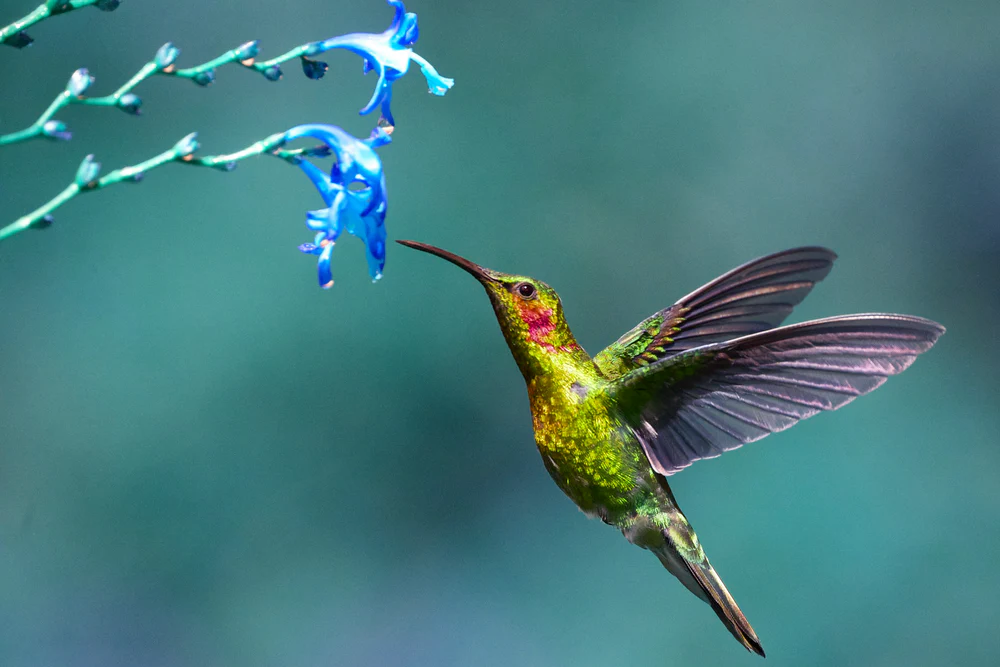
#> input picture Data/hummingbird.jpg, 1000 x 667 px
$ jupyter execute --allow-errors calculator.ipynb
#> lines starting #> are read from the running program, lines starting #| are printed output that depends on the picture
[cell 1]
import cv2 as cv
import numpy as np
import matplotlib.pyplot as plt

#my functions
from Plot import plot_cv, plot_img

[cell 2]
path = "../../../Data/hummingbird.jpg"
path2 = "../../../Data/tree.png"
img = cv.imread(path, cv.IMREAD_COLOR_RGB)
#> img is the input picture: shape (667, 1000, 3); mean B, G, R 126.2, 123.9, 70.5
img2 = cv.imread(path2, cv.IMREAD_COLOR_RGB)
#> (the rest of this cell did not finish here and is left out)

[cell 3]
size_img = 500
img = cv.resize(img, (size_img, size_img))
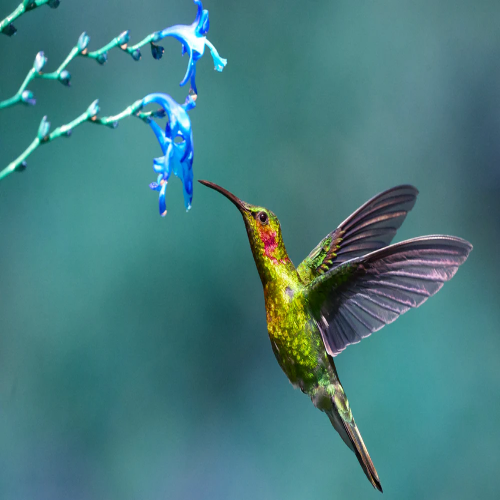
#> img: shape (500, 500, 3); mean B, G, R 126.1, 123.7, 70.3
#> (the rest of this cell did not finish here and is left out)

#> (a cell that did not finish here is left out)

#> (a cell that did not finish here is left out)

[cell 6]
def sum_images(imgA, imgB, alpha = 0.5):
#> called with alpha = 0.5
    beta = 1 - alpha
    height, width, channels = imgA.shape
#> height = 500; width = 500; channels = 3
    height2, width2, _ = imgB.shape

    #print(f"img1 {len(imgA.shape)}, img2: {len(imgB.shape)}")

    if height != height2 or width != width2:
        return

    out = np.zeros((height, width, channels), dtype = np.uint8)

    for i in range(width):
        for j in range(height):
            out[i, j] = np.clip(alpha * imgA[i, j] + beta * imgB[i, j], 0, 255)

    return out

#> (a cell that did not finish here is left out)

[cell 8]
def subtract_image(imgA, imgB):
    height, width, channels = imgA.shape
#> height = 500; width = 500; channels = 3
    height2, width2, _ = imgB.shape

    #print(f"img1 {len(imgA.shape)}, img2: {len(imgB.shape)}")

    if height != height2 or width != width2:
        return

    out = np.zeros((height, width, channels), dtype = np.uint8)

    for i in range(width):
        for j in range(height):
            #out[i, j] = np.clip(imgA[i, j]- imgB[i, j], 0, 255)
            out[i, j] = imgA[i, j]- imgB[i, j]
    return out

#> (a cell that did not finish here is left out)

[cell 10]
def sum_value(img, value = 100):
#> called with value = 100
    height, width, channels = img.shape
#> height = 500; width = 500; channels = 3

    out = np.zeros((height, width, channels), dtype = np.uint8)

    for i in range(width):
        for j in range(height):
            out[i, j] = np.clip(img[i, j] + value, 0, 255)
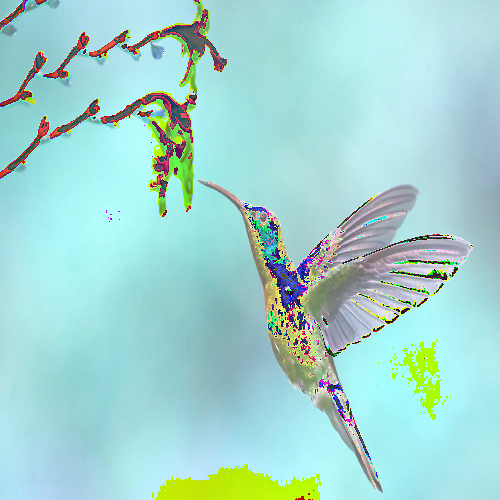
#> out: shape (500, 500, 3); mean B, G, R 209.3, 213.6, 163.6

    return out

[cell 11]
sum = sum_value(img)
#> (the rest of this cell did not finish here and is left out)

[cell 12]
def subtract_value(img, value = 100):
#> called with value = 50
    height, width, channels = img.shape
#> height = 500; width = 500; channels = 3

    out = np.zeros((height, width, channels), dtype = np.uint8)

    for i in range(width):
        for j in range(height):
            out[i, j] = np.clip(img[i, j] - value, 0, 255)
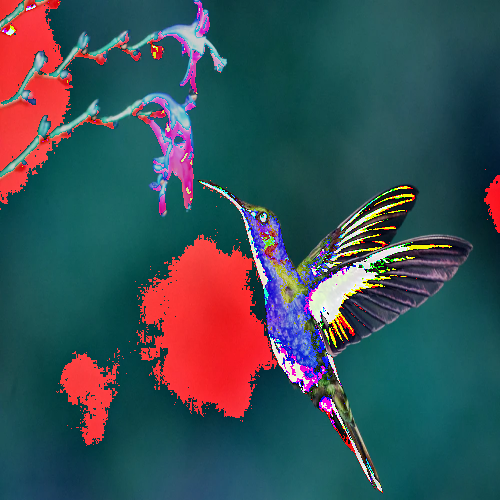
#> out: shape (500, 500, 3); mean B, G, R 86.2, 79.9, 59.5

    return out

[cell 13]
rest = subtract_value(img, 50)
#> (the rest of this cell did not finish here and is left out)

[cell 14]
def negative(img, white = 255):
#> called with white = 255
    height, width, channels = img.shape
#> height = 500; width = 500; channels = 3

    out = np.zeros((height, width, channels), dtype = np.uint8)

    for i in range(width):
        for j in range(height):
            out[i, j] = np.clip(abs(white - img[i, j]), 0, 255)
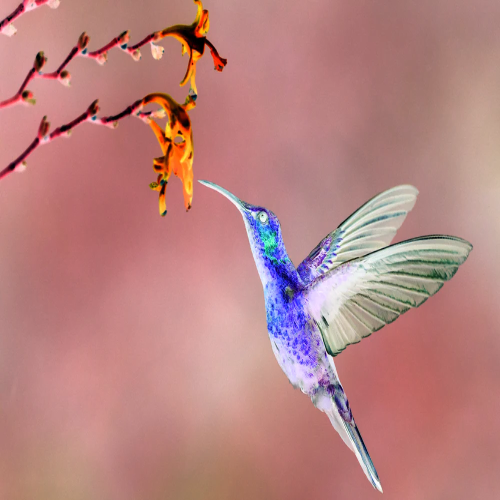
#> out: shape (500, 500, 3); mean B, G, R 128.9, 131.3, 184.7

    return out

[cell 15]
neg = negative(img)
#> (the rest of this cell did not finish here and is left out)

[cell 16]
def square_image(img):
    img_float32 = img.astype(np.float32)
    height, width, channels = img.shape
    out = np.zeros((height, width, channels), dtype=np.uint8)

    for i in range(width):
        for j in range(height):
            out[i, j] = np.clip(img_float32[i, j]**2 / 255, 0, 255).astype(np.uint8)
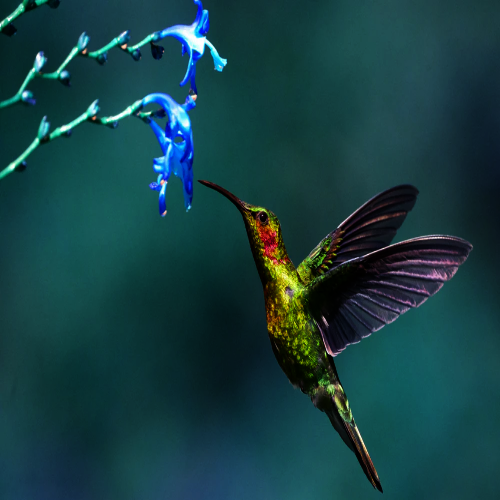
#> out: shape (500, 500, 3); mean B, G, R 66.7, 63, 22.2

    return out

[cell 17]
sqt = square_image(img)
#> (the rest of this cell did not finish here and is left out)

[cell 18]
def square_root_image(img):
    img_float32 = img.astype(np.float32)
    height, width, channels = img.shape
    out = np.zeros((height, width, channels), dtype=np.uint8)

    for i in range(width):
        for j in range(height):
            #out[i, j] = np.clip((img_float32[i, j] ** (1/2)) * (255 ** (2/3)), 0, 255).astype(np.uint8)
            out[i, j] = np.clip(np.sqrt(img_float32[i, j]) * np.sqrt(255), 0, 255).astype(np.uint8)
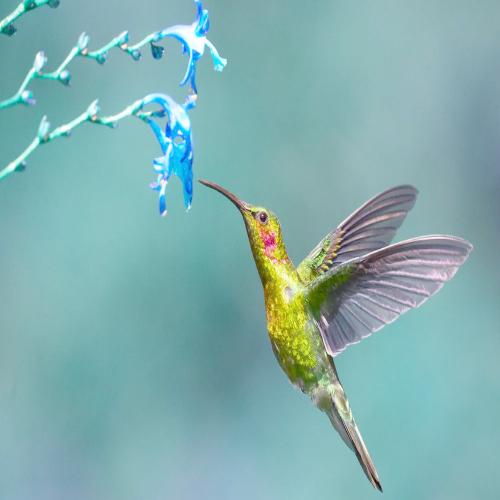
#> out: shape (500, 500, 3); mean B, G, R 176.1, 175.6, 130.8

    return out

[cell 19]
root_sqr = square_root_image(img)
#> (the rest of this cell did not finish here and is left out)

[cell 20]
def cube_root(img):
    img_float32 = img.astype(np.float32)
    height, width, channels = img.shape
    out = np.zeros((height, width, channels), dtype=np.uint8)

    for i in range(width):
        for j in range(height):
            out[i, j] = np.clip((img_float32[i, j] ** (1/3)) * (255 ** (2/3)), 0, 255).astype(np.uint8)
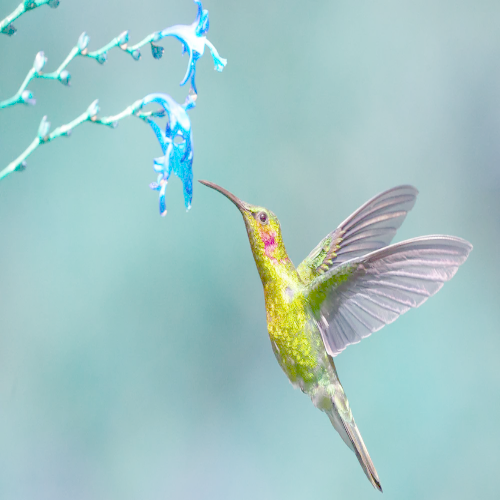
#> out: shape (500, 500, 3); mean B, G, R 198.1, 198.4, 162.4

    return out

[cell 21]
cubic = cube_root(img)
#> (the rest of this cell did not finish here and is left out)

[cell 22]
def n_root(img, n = 4):
#> called with n = 3.48
    if n <= 0:
        raise ValueError("Cannot compute the root for n <= 0")

    img_float32 = img.astype(np.float32)
    height, width, channels = img.shape
    out = np.zeros((height, width, channels), dtype=np.uint8)

    for i in range(width):
        for j in range(height):
            out[i, j] = np.clip((img_float32[i, j] ** (1/n)) * (255 ** (2/n)), 0, 255).astype(np.uint8)
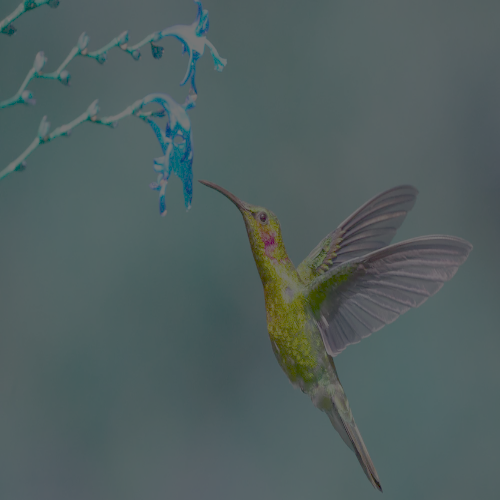
#> out: shape (500, 500, 3); mean B, G, R 95, 95.3, 80.1

    return out
